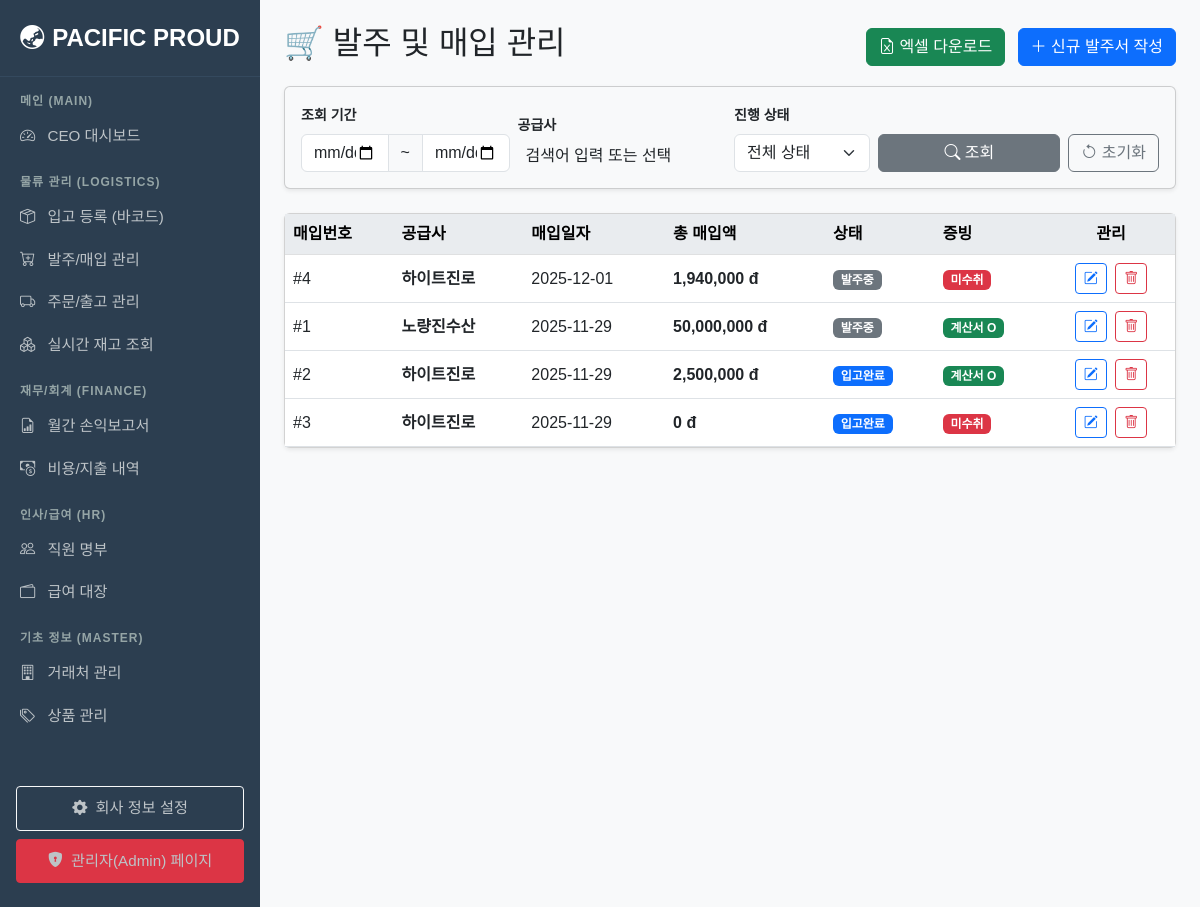
The page /purchases/ (signed in) on the database its author committed.
### fulfillment/models.py (models this page shows, shortened)
class Purchase(models.Model):
    supplier = models.ForeignKey(Partner, on_delete=models.PROTECT, limit_choices_to={'partner_type__in': ['SUPPLIER', 'BOTH']})
    purchase_date = models.DateField(default=timezone.now)
    total_amount = models.DecimalField(max_digits=12, decimal_places=0, default=0)
    status = models.CharField(max_length=20, default='ORDERED', choices=[('ORDERED','발주됨'), ('RECEIVED','입고완료')])
    is_bill_published = models.BooleanField(default=False)

class Partner(models.Model):
    name = models.CharField(max_length=100, verbose_name="상호명")
    partner_type = models.CharField(max_length=10, choices=PartnerType.choices, verbose_name="구분")
    biz_number = models.CharField(max_length=20, verbose_name="사업자번호", blank=True, null=True)
    owner_name = models.CharField(max_length=50, verbose_name="대표자명", blank=True, null=True)
    phone = models.CharField(max_length=20, verbose_name="대표 전화번호", blank=True, null=True)
    address = models.CharField(max_length=200, verbose_name="주소", blank=True, null=True)
    contact_person = models.CharField(max_length=50, verbose_name="담당자명", blank=True, null=True)
    contact_phone = models.CharField(max_length=20, verbose_name="담당자 연락처", blank=True, null=True)
    initial_balance = models.DecimalField(max_digits=12, decimal_places=0, default=0, verbose_name="기초 미수/미지급금")
    def __str__(self):
        return f"[{self.get_partner_type_display()}] {self.name}"

### fulfillment/views.py (the view)
# urls.py: path('purchases/', views.purchase_list, name='purchase_list'),
def purchase_list(request):
    purchases = Purchase.objects.select_related('supplier').order_by('-purchase_date')
    start_date = request.GET.get('start_date')
    end_date = request.GET.get('end_date')
    supplier_id = request.GET.get('supplier')
    status = request.GET.get('status')
    if start_date: purchases = purchases.filter(purchase_date__gte=start_date)
    if end_date: purchases = purchases.filter(purchase_date__lte=end_date)
    if supplier_id: purchases = purchases.filter(supplier_id=supplier_id)
    if status: purchases = purchases.filter(status=status)
    suppliers = Partner.objects.filter(partner_type__in=['SUPPLIER', 'BOTH'])
    locations_all = Location.objects.filter(is_active=True)
    products_all = Product.objects.all()
    form = PurchaseForm(initial={'purchase_date': timezone.now().date()})
    return render(request, 'fulfillment/purchase_list.html', {
        'purchases': purchases, 'form': form, 'products_all': products_all, 'locations_all': locations_all, 'suppliers': suppliers
    })

### fulfillment/forms.py
class PurchaseForm(forms.ModelForm):
    class Meta:
        model = Purchase
        fields = ['supplier', 'purchase_date', 'status', 'is_bill_published']
        widgets = {
            'supplier': forms.Select(attrs={'class': 'form-select'}),
            'purchase_date': forms.DateInput(attrs={'type': 'date', 'class': 'form-control'}),
            'status': forms.Select(attrs={'class': 'form-select'}),
            'is_bill_published': forms.CheckboxInput(attrs={'class': 'form-check-input'}),
        }

### templates/fulfillment/purchase_list.html (shortened to what this page needs)
{% extends 'base.html' %}
{% load humanize %}
{% block content %}
<div class="d-flex justify-content-between align-items-center mb-3">
    <h2>🛒 발주 및 매입 관리</h2>
    <div>
        <a href="{% url 'fulfillment:export_purchase' %}?{{ request.GET.urlencode }}" class="btn btn-success me-2">
            <i class="bi bi-file-earmark-excel"></i> 엑셀 다운로드
        </a>
        <button type="button" class="btn btn-primary" data-bs-toggle="modal" data-bs-target="#addPurchaseModal">
            <i class="bi bi-plus-lg"></i> 신규 발주서 작성
        </button>
    </div>
</div>
<div class="card shadow-sm mb-4 bg-light">
    <div class="card-body py-3">
        <form method="get" class="row g-2 align-items-end">
            <div class="col-md-3">
                <label class="form-label fw-bold small">조회 기간</label>
                <div class="input-group">
                    <input type="date" name="start_date" class="form-control" value="{{ request.GET.start_date }}">
                    <span class="input-group-text">~</span>
                    <input type="date" name="end_date" class="form-control" value="{{ request.GET.end_date }}">
                </div>
            </div>
            <div class="col-md-3">
                <label class="form-label fw-bold small">공급사</label>
            </div>
            <div class="col-md-2">
                <label class="form-label fw-bold small">진행 상태</label>
                <select name="status" class="form-select">
                    <option value="">전체 상태</option>
                </select>
            </div>
            <div class="col-md-4 d-flex gap-2">
                <button type="submit" class="btn btn-secondary flex-fill">
                    <i class="bi bi-search"></i> 조회
                </button>
                <a href="{% url 'fulfillment:purchase_list' %}" class="btn btn-outline-secondary">
                    <i class="bi bi-arrow-counterclockwise"></i> 초기화
                </a>
            </div>
        </form>
    </div>
</div>
<div class="card shadow-sm mt-3">
    <div class="card-body p-0">
        <table class="table table-hover align-middle mb-0">
            <thead class="table-light">
                <tr>
                    <th>매입번호</th>
                    <th>공급사</th>
                    <th>매입일자</th>
                    <th>총 매입액</th>
                    <th>상태</th>
                    <th>증빙</th>
                    <th class="text-center">관리</th>
                </tr>
            </thead>
            <tbody>
                {% for pur in purchases %}
                <tr>
                    <td>#{{ pur.id }}</td>
                    <td class="fw-bold">{{ pur.supplier.name }}</td>
                    <td>{{ pur.purchase_date|date:"Y-m-d" }}</td>
                    <td class="fw-bold">{{ pur.total_amount|intcomma }} đ</td>
                    <td>
                        {% if pur.status == 'RECEIVED' %}
                            <span class="badge bg-primary">입고완료</span>
                        {% else %}
                            <span class="badge bg-secondary">발주중</span>
                        {% endif %}
                    </td>
                    <td>
                        {% if pur.is_bill_published %}
                            <span class="badge bg-success">계산서 O</span>
                        {% else %}
                            <span class="badge bg-danger">미수취</span>
                        {% endif %}
                    </td>
                    <td class="text-center">
                        <a href="{% url 'fulfillment:purchase_update' pur.id %}" class="btn btn-sm btn-outline-primary me-1" title="수정">
                            <i class="bi bi-pencil-square"></i>
                        </a>
                        <a href="{% url 'fulfillment:purchase_delete' pur.id %}" class="btn btn-sm btn-outline-danger" title="삭제">
                            <i class="bi bi-trash"></i>
                        </a>
                    </td>
                </tr>
                {% empty %}
                <tr><td colspan="7" class="text-center p-4">검색된 매입 내역이 없습니다.</td></tr>
                {% endfor %}
            </tbody>
        </table>
    </div>
</div>
{% endblock %}

### templates/base.html (style rules this page uses)
body { font-family: 'Malgun Gothic', sans-serif; background-color: #f8f9fa; }
.card-body.p-0 { max-height: 75vh; overflow-y: auto; }
.table thead th { position: sticky; top: 0; z-index: 2; background-color: #e9ecef; box-shadow: 0 2px 2px -1px rgba(0, 0, 0, 0.1); border-top: none; }

### rows shown on the page
Purchase: id "4", supplier.name "하이트진로", purchase_date "2025-12-01", total_amount "1,940,000", status "발주중", is_bill_published "미수취"
Purchase: id "1", supplier.name "노량진수산", purchase_date "2025-11-29", total_amount "50,000,000", status "발주중", is_bill_published "계산서 O"
Purchase: id "2", supplier.name "하이트진로", purchase_date "2025-11-29", total_amount "2,500,000", status "입고완료", is_bill_published "계산서 O"
Purchase: id "3", supplier.name "하이트진로", purchase_date "2025-11-29", total_amount "0", status "입고완료", is_bill_published "미수취"
